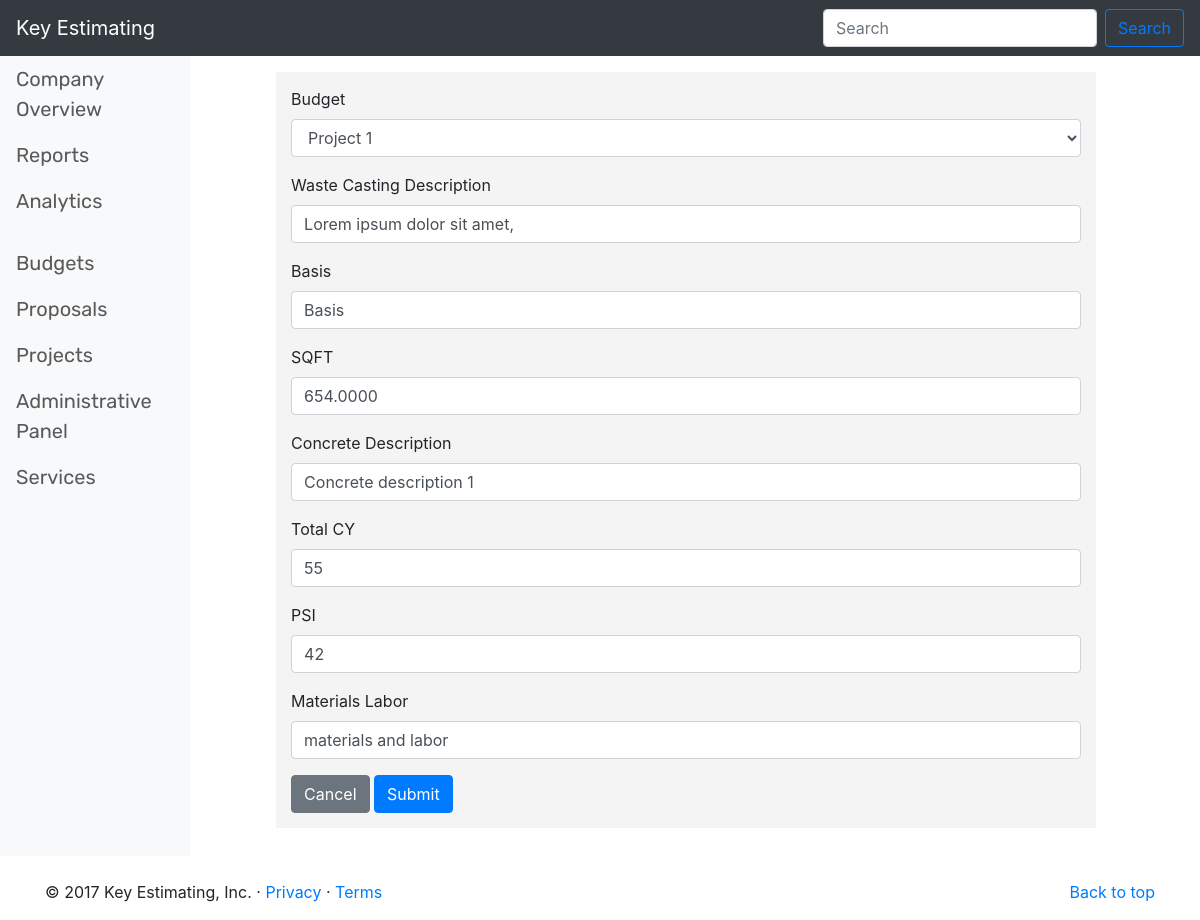
/templates/waste_casting/edit/2, run on the app's committed database.
### WebApp/models.py (models this page shows)
class WasteCasting(models.Model):
    budget_id = models.ForeignKey(openBudgets, on_delete = models.CASCADE)
    waste_casting_description = models.CharField(max_length=255, unique=False)
    waste_casting_basis = models.CharField(max_length=255, unique=False)
    waste_casting_sqft = models.DecimalField(max_digits=15, decimal_places=4)
    waste_casting_concrete_description = models.CharField(max_length=255, unique=False)     #does this pull from the mixDesign table?
    waste_casting_totalCY = models.PositiveSmallIntegerField()
    waste_casting_psi = models.PositiveSmallIntegerField()
    waste_casting_materials_labor = models.CharField(max_length=255, unique=False)

### WebApp/views.py (the view)
# urls.py: url(r'^waste_casting/edit/(?P<pk>\d+)$', views.waste_casting_update, name='waste_casting_edit'),
def waste_casting_update(request, pk):
    wc = get_object_or_404(WasteCasting, pk = pk)
    form = WasteCastingForm(request.POST or None, instance = wc)
    if form.is_valid():
        form.clean()
        form.save(commit=True)
        return redirect('new_budget_waste-casting')
    return render(request, 'insert_waste_casting.html', {'form':form})

### WebApp/models.py (called while the page is built)
    def __str__(self):
        return self.project_name

### WebApp/templates/insert_waste_casting.html (shortened to what this page needs)
{% extends 'base.html' %}
{% block content %}
<div class="col-lg-8" style="background-color: #F4F4F4; margin-left: 7%; margin-top: 1em; margin-bottom: auto; padding: 15px">
    <form action="" method="post"> {% csrf_token %}
        <div class="form-group">
            <label for="BudgetId">Budget</label>
            {{ form.budget_id }}
        </div>
        <div class="form-group">
            <label for="SlabDescription">Waste Casting Description</label>
            {{ form.waste_casting_description }}
        </div>
        <div class="form-group">
            <label for="MaterialThickness">Basis</label>
            {{ form.waste_casting_basis }}
        </div>
        <div class="form-group">
            <label for="Thickness">SQFT</label>
            {{ form.waste_casting_sqft}}
        </div>
        <div class="form-group">
            <label for="Width">Concrete Description</label>
            {{ form.waste_casting_concrete_description }}
        </div>
        <div class="form-group">
            <label for="Length">Total CY</label>
            {{ form.waste_casting_totalCY }}
        </div>
        <div class="form-group">
            <label for="Area">PSI</label>
            {{ form.waste_casting_psi }}
        </div>
        <div class="form-group">
            <label for="Perimeter">Materials Labor</label>
            {{ form.waste_casting_materials_labor }}
        </div>
        <a href={% url 'new_budget_sog' %}<button type="button" class="btn btn-secondary">Cancel</a>
        <button type="submit" class="btn btn-primary">Submit</button>
    </form>
</div>
{% endblock %}

### data on the page
WasteCasting: budget_id "Project 1", waste_casting_description "Lorem ipsum dolor sit amet,", waste_casting_basis "Basis", waste_casting_sqft "654.0000", waste_casting_concrete_description "Concrete description 1", waste_casting_totalCY "55", waste_casting_psi "42", waste_casting_materials_labor "materials and labor"
